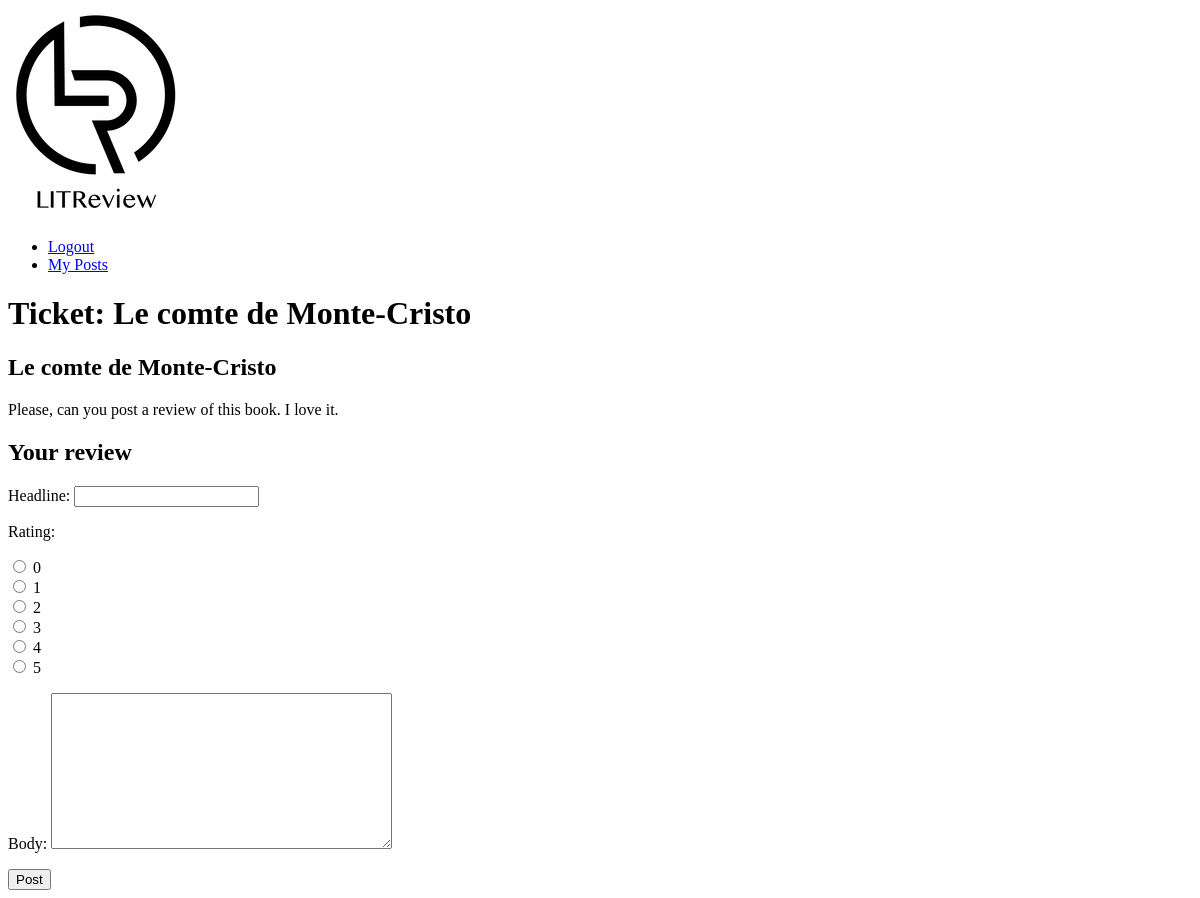
Before: /feed/ticket/1/reply/ (signed in) with the older database file.
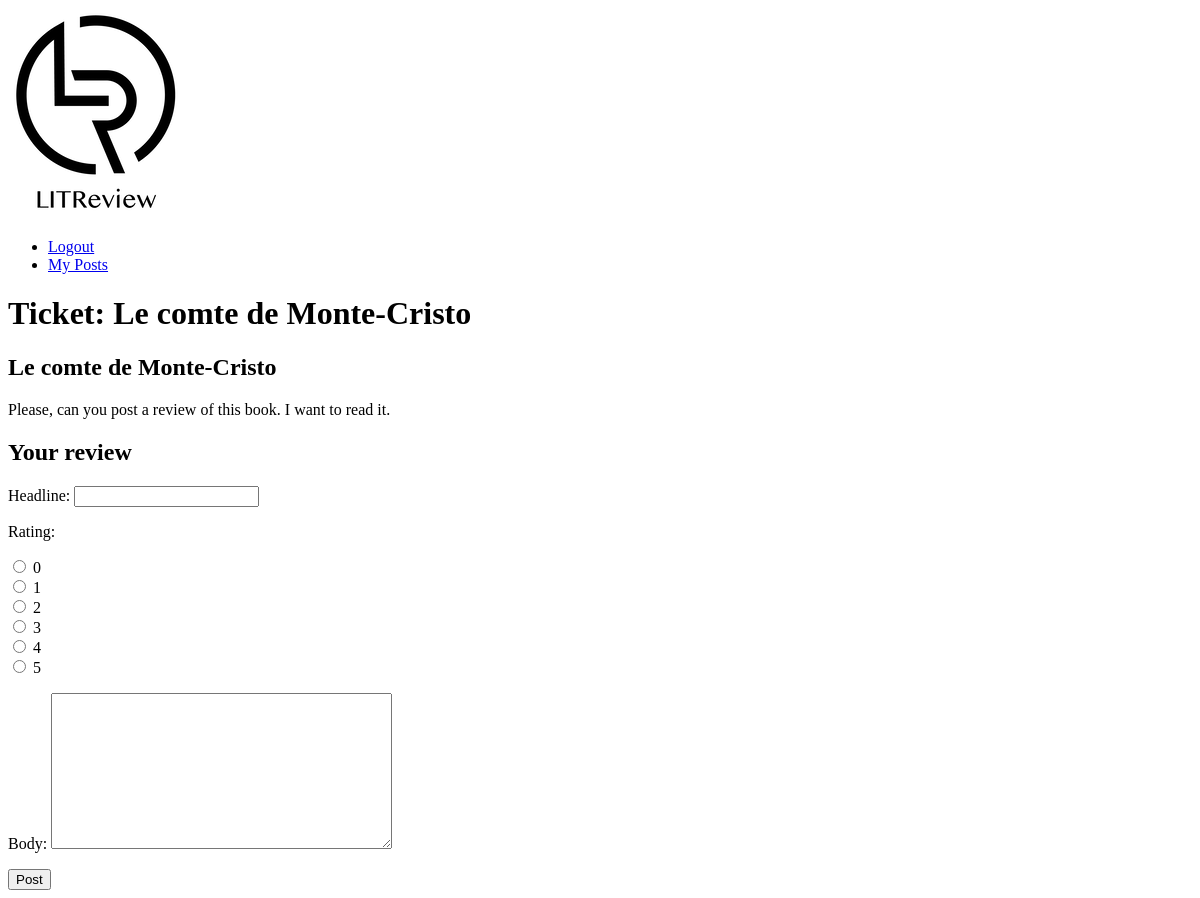
After: the same page with the newer database file.
### review/models.py (models this page shows, shortened)
class Ticket(models.Model):
    title = models.CharField(max_length=128)
    description = models.TextField(max_length=2048, blank=True)
    user = models.ForeignKey(
        to=settings.AUTH_USER_MODEL,
        on_delete=models.CASCADE,
    )
    image = models.ImageField(null=True, blank=True)
    time_created = models.DateTimeField(auto_now_add=True)
    IMAGE_MAX_SIZE = (500,500)

### review/views.py (the view)
# urls.py: path("ticket/<int:ticket_id>/reply/", views.create_review_reply, name='create_review_reply'),
@login_required
def create_review_reply(r, ticket_id):
    ticket = get_object_or_404(models.Ticket, id=ticket_id)
    if r.method == 'POST':
        form = forms.ReviewForm(r.POST, r.FILES)
        if form.is_valid():
            review = form.save(commit=False)
            review.user = r.user
            review.ticket = ticket
            review.save()
            return redirect('feed')
    else:
        form = forms.ReviewForm()
    return render(
        r,
        'review/create_review_reply.html',
        {'form': form, 'ticket': ticket}
    )

### review/forms.py
class ReviewForm(forms.ModelForm):
    class Meta:
        model = models.Review
        fields = ('headline', 'rating', 'body')
        widgets = {
            'rating': forms.RadioSelect(choices=[
                (0, '0'), (1, '1'), (2, '2'), (3, '3'), (4, '4'), (5, '5')
            ], attrs={ 'class': 'star-rating'}),
        }

### review/templates/review/create_review_reply.html (shortened to what this page needs)
{% extends 'base.html' %}
{% block content %}
<h1>Ticket: {{ ticket.title }}</h1>
{% include 'review/partials/ticket_snippet.html' %}
<h2>Your review</h2>
<form action="" method="post" enctype="multipart/form-data">
    {{ form.as_p }}
    <button type="submit">Post</button>
</form>
{% endblock %}

### review/templates/review/partials/ticket_snippet.html (shortened to what this page needs)
<div>
    <h2>{{ ticket.title }}</h2>
    <p>{{ ticket.description }}</p>
</div>

Changed rows visible on the page:
changed Ticket "Le comte de Monte-Cristo": description "Please, can you post a review of this book. I love it." → "Please, can you post a review of this book. I want to read it."
